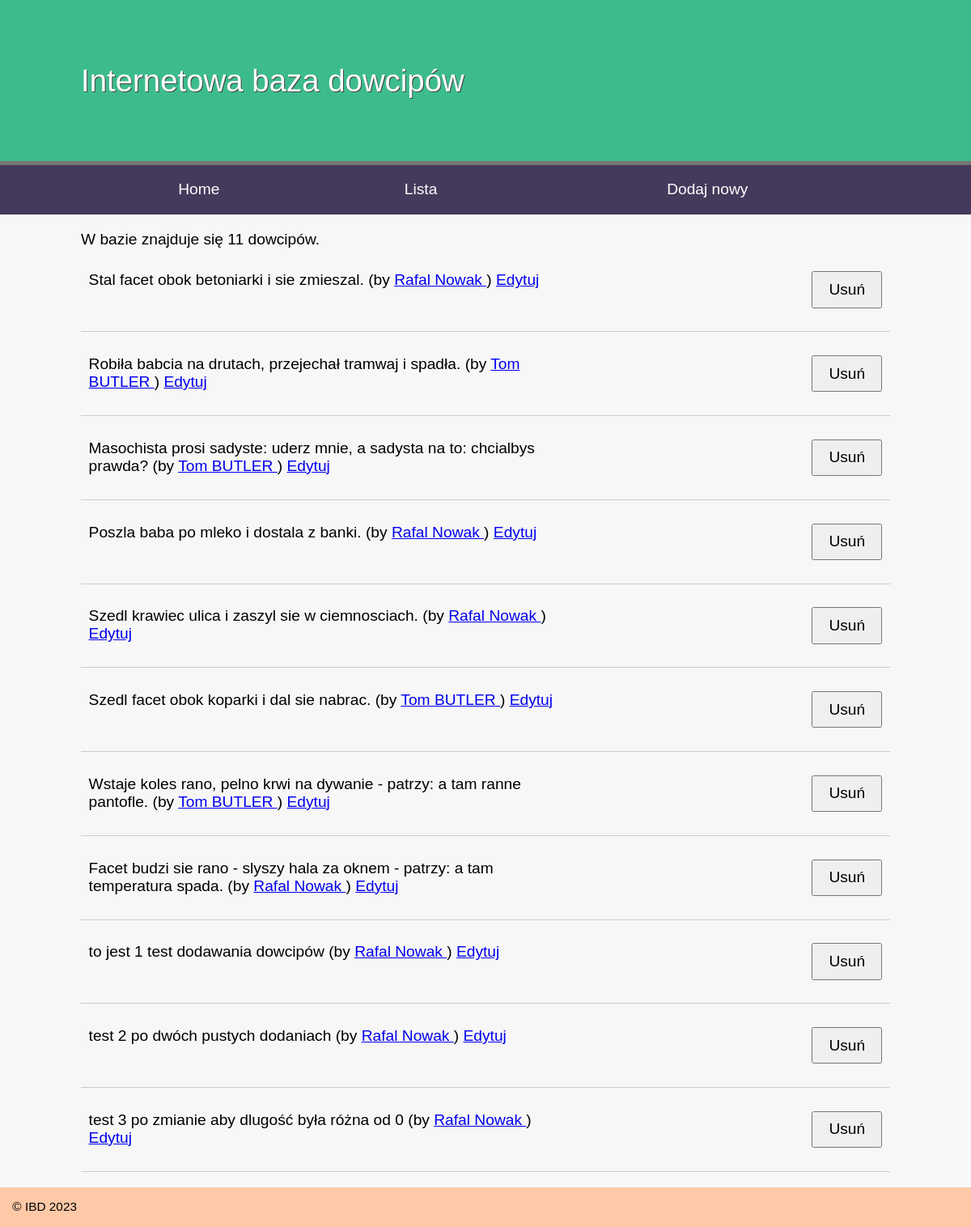
Before: /default/public/jokes.php with the older database file.
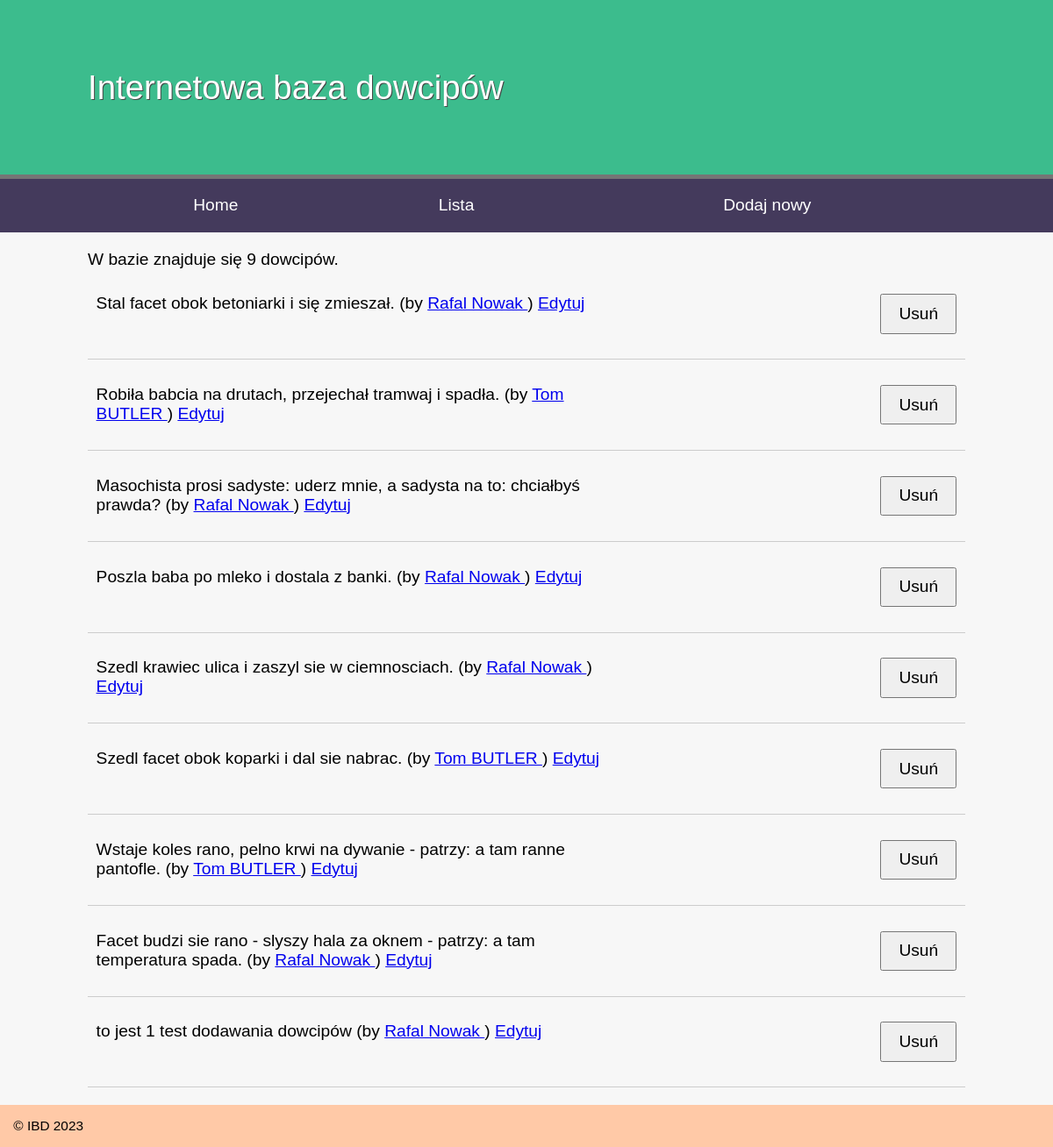
After: the same page with the newer database file.
### tables this page shows
CREATE TABLE `joke` (
  `id` int(11) NOT NULL AUTO_INCREMENT,
  `joketext` text DEFAULT NULL,
  `jokedate` date DEFAULT NULL,
  `authorid` int(11) DEFAULT NULL,
  PRIMARY KEY (`id`)
);

CREATE TABLE `author` (
  `id` int(11) NOT NULL AUTO_INCREMENT,
  `name` varchar(255) DEFAULT NULL,
  `email` varchar(255) DEFAULT NULL,
  PRIMARY KEY (`id`)
);

### default/public/jokes.php (called while the page is built, shortened)
<?php
try {
    include __DIR__.'/../includes/DatabaseConnection.php';
    include __DIR__.'/../includes/DatabaseFunctions.php';
    $jokes = allJokes($pdo);
    $totalJokes = totalJokes($pdo);
    include __DIR__.'/../templates/jokes.html.php';
    $output = ob_get_clean();
} catch (PDOException $e) {
    $title = 'Wystąpił błąd';
    $output = 'Błąd bazy danych'.$e->getMessage().' w pliku: '.$e->getFile().' w linii: '.$e->getLine();
}
include __DIR__.'/../templates/layout.html.php';

### default/includes/DatabaseFunctions.php (called while the page is built, shortened)
<?php
function totalJokes($pdo)
{
    $stsm = $pdo->prepare('SELECT COUNT(*) FROM `joke`');
    $stsm->execute();
    $row = $stsm->fetch();
    return $row[0];
}
function allJokes($pdo)
{
    $stsm = $pdo->prepare('SELECT `joke`.`id`, `joketext`, `name`, `email` FROM `joke`
        INNER JOIN `author` ON `authorid` = `author`.`id`');
    $stsm->execute();
    return $stsm->fetchAll();
}

### default/templates/jokes.html.php (the view, shortened to what this page needs)
<p>W bazie znajduje się <?=$totalJokes?> dowcipów.</p>
<?php foreach($jokes as $joke): ?>
    <blockquote>
        <p>
        <?=htmlspecialchars($joke['joketext'], ENT_QUOTES, 'UTF-8')?>
        (by <a href="mailto:<?=htmlspecialchars($joke['email'], ENT_QUOTES, 'UTF-8')?>">
            <?=htmlspecialchars($joke['name'], ENT_QUOTES, 'UTF-8')?>
        </a>)
        <a href="editjoke.php?id=<?=$joke['id']?>">Edytuj</a>
        <form action="deletejoke.php" method="POST">
            <input type="submit" value="Usuń" />
        </form>
        </p>
    </blockquote>
<?php endforeach; ?>

### default/templates/layout.html.php (shortened to what this page needs)
<!DOCTYPE html>
<html lang="en">
<head>
    <link rel="stylesheet" href="style.css">
</head>
<body>
    <header>
        <h1>Internetowa baza dowcipów</h1>
    </header>
    <nav>
        <ul>
            <li><a href="index.php">Home</a></li>
            <li><a href="jokes.php">Lista</a></li>
            <li><a href="addjoke.php">Dodaj nowy</a></li>
        </ul>
    </nav>
    <main>
        <?=$output?>
    </main>
    <footer>
        &copy; IBD 2023
    </footer>
</body>
</html>

### default/public/style.css (style rules this page uses)
* { margin: 0; padding: 0; }
body { font-family: Arial, Helvetica, Sans-serif; }
header { display: block; background-color: #3cbc8d; padding: 20px; border-bottom: 5px solid #757575; }
h1 { font-weight: normal; padding: 1.5em; color: white; text-shadow: 1px 1px 0px #444; width: 1000px; margin: auto; }
nav { background-color: #443A5C; }
nav a { color: white; text-decoration: none; }
nav ul { display: table; width: 1000px; margin: auto; }
nav li { display: table-cell; text-align: center; padding: 1em; }
main { overflow: auto; min-height: 30vh; background-color: #f7f7f7; width: 1000px; margin: auto; box-shadow: -1000px 0 0 #f7f7f7, 1000px 0 0 #f7f7f7; padding-top: 20px; }
footer { padding: 1em; background-color: #FFC9A7 ; font-size: 0.8em; }
p { margin-bottom: 1em; }
body { font-size: 1.2em; font-family: arial, helvetica, sans-serif }
input, label, select, textarea { float: left; width: 15em; margin-bottom: 1em; padding: 0.5em; }
input[type="submit"] { margin-left: 15em; width: auto; padding: 0.5em 1em; clear: both; font-size: 1em; }
form { overflow: auto; clear: both; display: block; }
blockquote { display: table; margin-bottom: 1em; border-bottom: 1px solid #ccc; padding: 0.5em; }
blockquote p { display: table-cell; width: 90%; vertical-align: top; }
blockquote form { display: table-cell; width: 10%; }

Changed rows visible on the page:
removed joke: joketext "test 2 po dwóch pustych dodaniach", authorid.name "Rafal Nowak"
removed joke: joketext "test 3 po zmianie aby dlugość była różna od 0", authorid.name "Rafal Nowak"
changed joke: joketext "Stal facet obok betoniarki i sie zmieszal." → "Stal facet obok betoniarki i się zmieszał."
changed joke: joketext "Masochista prosi sadyste: uderz mnie, a sadysta na to: chcialbys prawda?" → "Masochista prosi sadyste: uderz mnie, a sadysta na to: chciałbyś prawda?"; authorid.name "Tom BUTLER" → "Rafal Nowak"
Other visible differences:
$totalJokes: "11" → "9"
